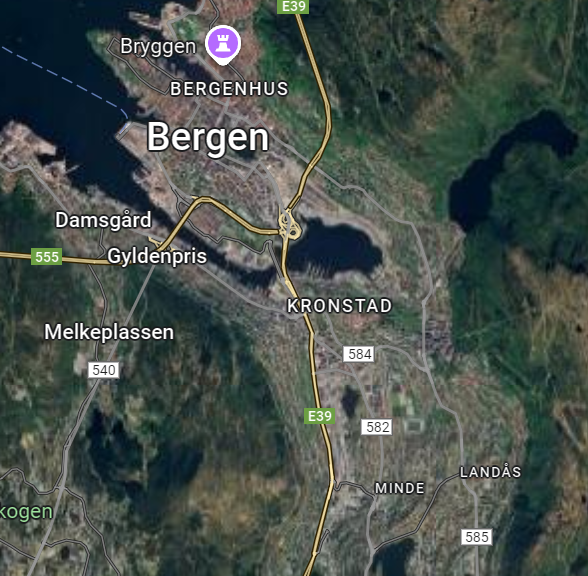
#> input picture pyhtonOppgava/Skjermbilde.png, 588 x 576 px
$ python LuftkvalitetOppg.py
#> lines starting #> are read from the running program, lines starting #| are printed output that depends on the picture
import math
import matplotlib
import numpy as np
import matplotlib.pyplot as plt
import matplotlib
matplotlib.use('TkAgg')
from matplotlib.widgets import TextBox
import matplotlib.patches as mpatches
import random
from random import randint
import matplotlib.image as mpimg

def GenereateRandomYearDataList(intencity: float, seed: int = 0) -> list[int]:
#> called with intencity = 1, seed = 2
    if seed != 0:
        random.seed(seed)
    centervals = [200, 150, 100, 75, 75, 75, 50, 75, 100, 150, 200, 250, 300]
    centervals = [x * intencity for x in centervals]
    nox = centervals[0]
    inc = True
    noxList = []
    for index in range(1, 365):
        if randint(1, 100) > 50:
            inc = not inc
        center = centervals[int(index / 30)]
        dx = min(2.0, max(0.5, nox / center))
        nox = nox + randint(1, 5) / dx if inc else nox - randint(1, 5) * dx
        nox = max(10, nox)
        noxList.append(nox)
    return noxList

kron_nox_year = GenereateRandomYearDataList(intencity=1.0, seed=2)
nord_nox_year = GenereateRandomYearDataList(intencity=0.3, seed=1)
bryg_nox_year = GenereateRandomYearDataList(intencity=0.7, seed=3)

coordinates_Nordnes = (125, 35)
coordinates_Kronstad = (305.7, 307.4)
coordinates_Bryggen = (140, 130)

days_interval = (1, 365)
marked_point = (0, 0)

fig = plt.figure(figsize=(15, 7))
axNok = fig.add_axes((0.05, 0.05, 0.45, 0.9))
axBergen = fig.add_axes((0.55, 0.05, 0.4, 0.9))
axBergen.axis('off')

# Styling
fig.patch.set_facecolor('#2c3e50')
axNok.set_facecolor('#34495e')
axNok.set_title("NOX Verdier", fontsize=22, fontweight='bold', color='white')

def update_ticks():
    start_day, end_day = days_interval
    xticks = np.linspace(start_day, end_day, 5)
    xlabels = [f'Dag {int(day)}' for day in xticks]
    axNok.set_xticks(xticks)
    axNok.set_xticklabels(xlabels, fontsize=12, color='white')

def CalcPointValue(valN, valK):
    distNordnes = math.dist(coordinates_Nordnes, marked_point)
    distKronstad = math.dist(coordinates_Kronstad, marked_point)

    val = (1 - distKronstad / (distKronstad + distNordnes)) * valK + \
          (1 - distNordnes / (distKronstad + distNordnes)) * valN

    return val

# lotte grafen
def plot_graph():
    axNok.cla()
    axBergen.cla()

    nord_nox = nord_nox_year[days_interval[0]-1:days_interval[1]]
    kron_nox = kron_nox_year[days_interval[0]-1:days_interval[1]]
    bryg_nox = bryg_nox_year[days_interval[0]-1:days_interval[1]]

    days = len(nord_nox)
    list_days = np.linspace(days_interval[0], days_interval[1], days)

    axNok.plot(list_days, nord_nox, color='#3498db', linewidth=2, linestyle='-', label='Nordnes')
    axNok.plot(list_days, kron_nox, color='#e74c3c', linewidth=2, linestyle='-', label='Kronstad')
    axNok.plot(list_days, bryg_nox, color='yellow', linewidth=2, linestyle='-', label='Bryggen')

    if marked_point != (0, 0):
        nox_point = [CalcPointValue(nord_nox[i], kron_nox[i]) for i in range(days)]
        axNok.plot(list_days, nox_point, 'orange', marker='o', markersize=4, linewidth=2, label='Markert plass')
        circle = mpatches.Circle((marked_point[0], marked_point[1]), 15, color='orange')
        axBergen.add_patch(circle)

    axNok.legend(loc='upper right', fontsize=10, frameon=True, shadow=True, facecolor='#2c3e50', edgecolor='white')
    axNok.grid(linestyle='-', alpha=0.6, color='gray')

    img = mpimg.imread('Skjermbilde.png')
#> img is the input picture: shape (576, 588, 4) float32; mean R, G, B, A 0.277, 0.313, 0.292, 1
    axBergen.imshow(img)
    axBergen.set_title("Luftkvalitet i Bergen kommune", fontsize=15, fontweight='bold', color='green')

    draw_circles_stations()
    plt.draw()

def draw_circles_stations():
    circle_nordnes = mpatches.Circle(coordinates_Nordnes, radius=15, color='#007acc')
    axBergen.add_patch(circle_nordnes)
    circle_kronstad = mpatches.Circle(coordinates_Kronstad, radius=15, color='#e74c3c')
    axBergen.add_patch(circle_kronstad)
    circle_bryggen = mpatches.Circle(coordinates_Bryggen, radius=15, color='yellow')
    axBergen.add_patch(circle_bryggen)

# Funksjon for å oppdatere grafen basert på brukerens inndata
def update_interval(val):
    try:
        start_day = int(start_text_box.text)
        end_day = int(end_text_box.text)
        if 1 <= start_day < end_day <= 365:
            global days_interval
            days_interval = (start_day, end_day)
            plot_graph()
        else:
            print("Dagene må være innenfor 1 til 365, og startdagen må være mindre enn sluttdagen.")
    except ValueError:
        print("Vennligst skriv inn gyldige heltall for dagene.")

ax_start_box = fig.add_axes((0.05, 0.95, 0.1, 0.05))
ax_end_box = fig.add_axes((0.2, 0.95, 0.1, 0.05))
start_text_box = TextBox(ax_start_box, 'Start:', initial="1")
end_text_box = TextBox(ax_end_box, 'Slutt:', initial="30")

start_text_box.on_submit(update_interval)
end_text_box.on_submit(update_interval)

plot_graph()

def on_click(event):
    global marked_point
    if ax := event.inaxes:
        if ax == axBergen:
            marked_point = (event.xdata, event.ydata)
            plot_graph()

fig.canvas.mpl_connect('button_press_event', on_click)

plt.show()
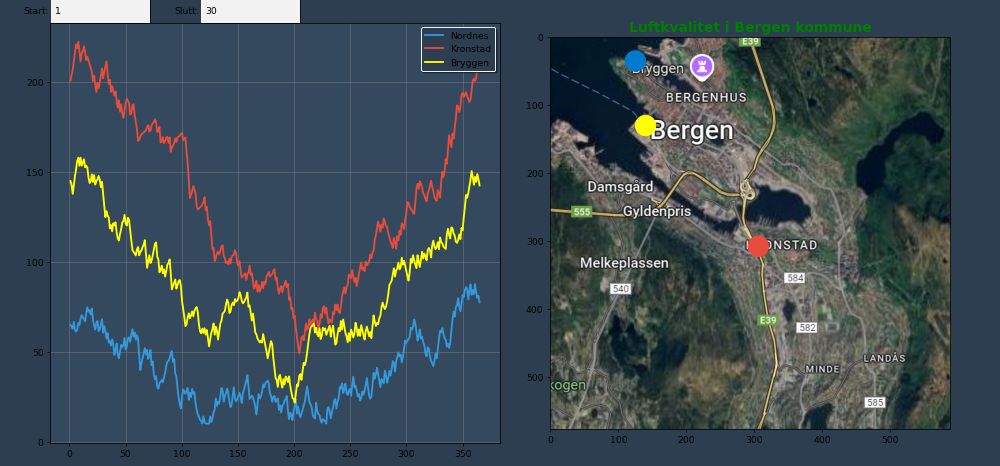
#> figure drawn by matplotlib, 4 panels; panel 1: curve peaks at x = 361, y = 87.63; panel 1: curve peaks at x = 8.02, y = 222.5; panel 1: curve peaks at x = 10.02, y = 158
